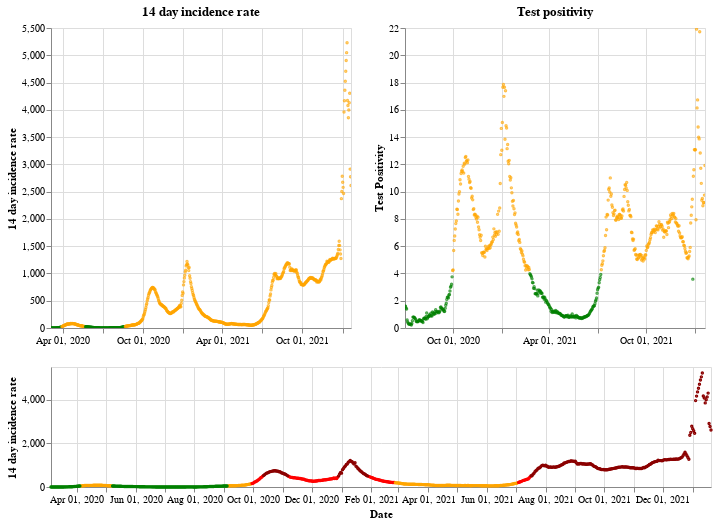

Notebook cell for this chart:
### Markdown cell above
## Northern Ireland

### Code cell
plot_traffic_light('Northern Ireland')

### Figure 1 — Vega-Lite specification as saved in the notebook (floating-point values rounded to 4 significant figures; data arrays with more than 128 entries replaced by an {"elided": "..."} marker saying what was removed)
{"config": {"view": {"continuousWidth": 400, "continuousHeight": 300}}, "vconcat": [{"hconcat": [{"mark": {"type": "point", "size": 2}, "encoding": {"color": {"condition": {"value": "green", "test": "(datum.twoWeeklyCasesRate <= 25)"}, "value": "orange"}, "tooltip": [{"type": "nominal", "field": "areaName"}, {"type": "temporal", "field": "date"}, {"type": "quantitative", "field": "twoWeeklyCasesRate"}, {"type": "quantitative", "field": "testPositivity"}], "x": {"type": "temporal", "axis": {"title": ""}, "field": "date", "scale": {"domain": {"selection": "DateBrush"}}, "timeUnit": "yearmonthdate"}, "y": {"type": "quantitative", "axis": {"title": "14 day incidence rate"}, "field": "twoWeeklyCasesRate"}}, "title": "14 day incidence rate", "width": 300}, {"mark": {"type": "point", "size": 2}, "encoding": {"color": {"condition": {"value": "green", "test": "(datum.testPositivity <= 4)"}, "value": "orange"}, "tooltip": [{"type": "nominal", "field": "areaName"}, {"type": "temporal", "field": "date"}, {"type": "quantitative", "field": "twoWeeklyCasesRate"}, {"type": "quantitative", "field": "testPositivity"}], "x": {"type": "temporal", "axis": {"title": ""}, "field": "date", "scale": {"domain": {"selection": "DateBrush"}}, "timeUnit": "yearmonthdate"}, "y": {"type": "quantitative", "axis": {"title": "Test Positivity"}, "field": "testPositivity"}}, "title": "Test positivity", "width": 300}]}, {"layer": [{"mark": {"type": "point", "size": 2}, "encoding": {"color": {"condition": {"value": "orange", "test": "(((datum.testPositivity < 4) && (datum.twoWeeklyCasesRate >= 50)) && (datum.twoWeeklyCasesRate < 200))"}, "value": "red"}, "opacity": {"condition": {"value": 1, "test": "((datum.twoWeeklyCasesRate >= 50) && (datum.twoWeeklyCasesRate < 500))"}, "value": 0}, "tooltip": [{"type": "nominal", "field": "areaName"}, {"type": "temporal", "field": "date"}, {"type": "quantitative", "field": "twoWeeklyCasesRate"}, {"type": "quantitative", "field": "testPositivity"}], "x": {"type": "temporal", "axis": {"title": "Date"}, "field": "date", "timeUnit": "yearmonthdate"}, "y": {"type": "quantitative", "axis": {"title": "14 day incidence rate"}, "field": "twoWeeklyCasesRate"}}, "selection": {"DateBrush": {"type": "interval", "encodings": ["x"], "fields": ["Time"]}}}, {"mark": {"type": "point", "size": 2}, "encoding": {"color": {"value": "darkred"}, "opacity": {"condition": {"value": 1, "test": "(datum.twoWeeklyCasesRate >= 500)"}, "value": 0}, "tooltip": [{"type": "nominal", "field": "areaName"}, {"type": "temporal", "field": "date"}, {"type": "quantitative", "field": "twoWeeklyCasesRate"}, {"type": "quantitative", "field": "testPositivity"}], "x": {"type": "temporal", "axis": {"title": "Date"}, "field": "date", "timeUnit": "yearmonthdate"}, "y": {"type": "quantitative", "axis": {"title": "14 day incidence rate"}, "field": "twoWeeklyCasesRate"}}}, {"mark": {"type": "point", "size": 2}, "encoding": {"color": {"condition": {"value": "green", "test": "((datum.testPositivity < 4) && (datum.twoWeeklyCasesRate < 50))"}, "value": "orange"}, "opacity": {"condition": {"value": 1, "test": "(datum.twoWeeklyCasesRate < 50)"}, "value": 0}, "tooltip": [{"type": "nominal", "field": "areaName"}, {"type": "temporal", "field": "date"}, {"type": "quantitative", "field": "twoWeeklyCasesRate"}, {"type": "quantitative", "field": "testPositivity"}], "x": {"type": "temporal", "axis": {"title": "Date"}, "field": "date", "timeUnit": "yearmonthdate"}, "y": {"type": "quantitative", "axis": {"title": "14 day incidence rate"}, "field": "twoWeeklyCasesRate"}}}], "height": 120, "width": 660}], "data": {"name": "data-1ca7d3d3470ae0d7f654f13ef4169b86"}, "$schema": "https://vega.github.io/schema/vega-lite/v4.8.1.json", "datasets": {"data-1ca7d3d3470ae0d7f654f13ef4169b86": {"elided": "687 records"}}}
